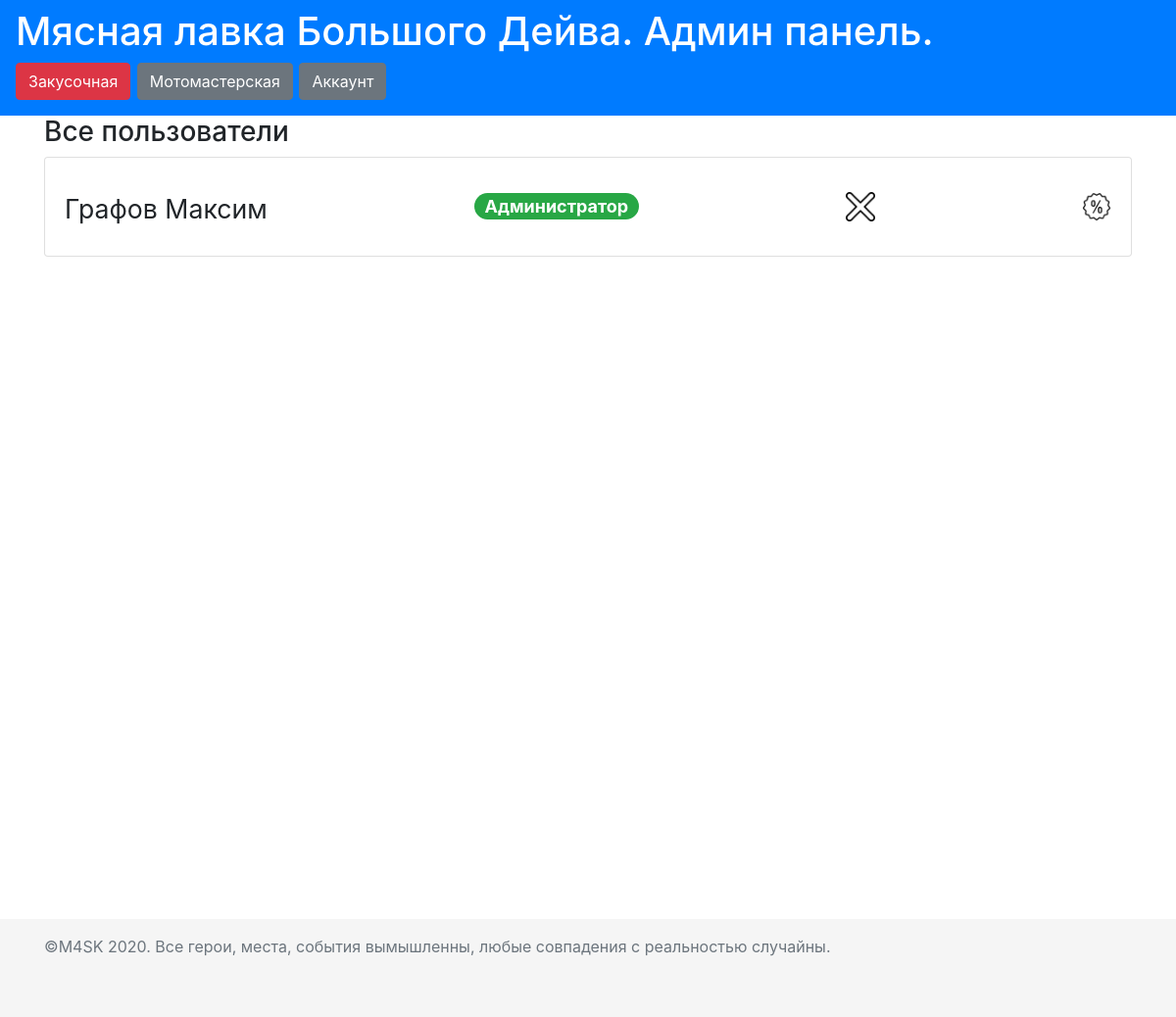
Before: /admin/profile (signed in) with the older database file.
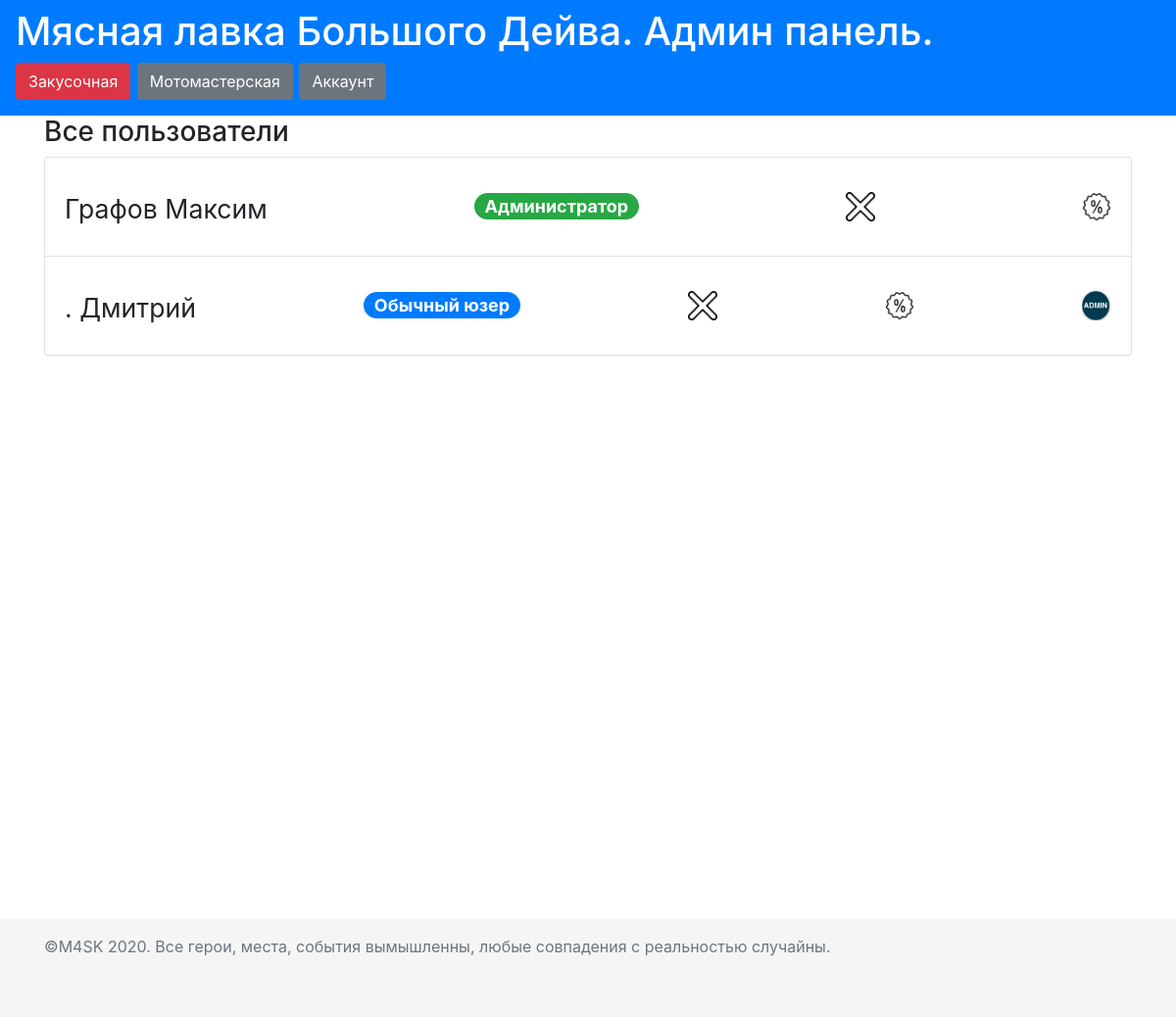
After: the same page with the newer database file.
### data/User.py (models this page shows, shortened)
class User(SqlAlchemyBase, UserMixin, SerializerMixin):
    __tablename__ = 'users'
    id = sqlalchemy.Column(sqlalchemy.Integer, primary_key=True, autoincrement=True)
    name = sqlalchemy.Column(sqlalchemy.String, nullable=True)
    surname = sqlalchemy.Column(sqlalchemy.String, nullable=True)
    email = sqlalchemy.Column(sqlalchemy.String, index=True, unique=True, nullable=True)
    confirm_email = sqlalchemy.Column(sqlalchemy.Boolean, nullable=True)
    code = sqlalchemy.Column(sqlalchemy.String, nullable=True)
    status = sqlalchemy.Column(sqlalchemy.String, nullable=True, default='standard')
    hashed_password = sqlalchemy.Column(sqlalchemy.String, nullable=True)
    created_date = sqlalchemy.Column(sqlalchemy.DateTime, default=datetime.datetime.now)
    Cart = orm.relation("Cart", back_populates='user')
    comment = orm.relation("Comment", back_populates='user')
    Discount = orm.relation("Discount", back_populates='user')

### flask_app.py (the view)
    @app.route('/admin/profile')
    @login_required
    def admin_profile():
        if current_user.status != 'admin':
            return redirect('/')
        else:
            session = db_session.create_session()
            profiles = session.query(User).all()
            return render_template('admin-panel_profile_main.html', users=profiles)

### data/db_session.py (called while the page is built)
def create_session() -> Session:
    global __factory
    return __factory()

### templates/admin-panel_profile_main.html
{% extends "admin-panel_base.html" %}
{% block content %}
<h3>Все пользователи</h3>
<ul class="list-group">
    {% for item in users %}
    <li class="list-group-item d-flex justify-content-between align-items-center"><p>{{ item.surname }} {{ item.name
        }}</p>
        {% if item.status == 'admin' %}
        <span class="badge badge-success badge-pill" style="font-size: 18px;">Администратор</span>
        {% else %}
        <span class="badge badge-primary badge-pill" style="font-size: 18px;">Обычный юзер</span>
        {% endif %}
        <a href="/admin/profile/delete/{{item.id}}"><img src="/static/img/crest.png" style="width: 30px; height: 30px;"></a>
        <a href="/admin/profile/discount/{{item.id}}"><img src="/static/img/discount.png"
                                                         style="width: 30px; height: 30px;"></a>
        {% if item.status != 'admin' %}
            <a href="/admin/profile/admin/{{item.id}}"><img src="/static/img/admin.png" style="width: 30px; height: 30px;"></a>
        {% endif %}
    </li>
    {% endfor %}
</ul>
{% endblock %}

Changed rows visible on the page:
added User: surname ".", name "Дмитрий", status "Обычный юзер"
